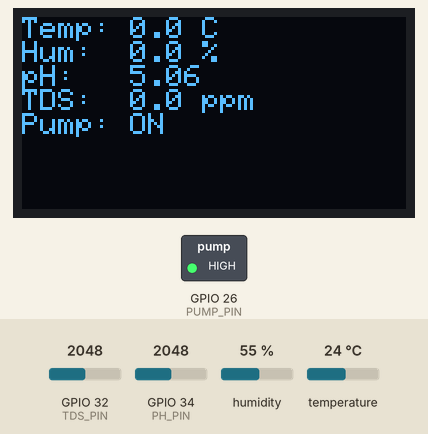
This sketch was run on a simulated ESP32. Shown: 128×64 one-colour display, switched loads named in the sketch (green lamp = pin HIGH). The inputs (shaded band) are chosen by the test bench; at power-on: GPIO 34 (PH_PIN) = 2048, GPIO 32 (TDS_PIN) = 2048, humidity 55 %, temperature 24 °C. What the sketch prints to the serial monitor is not drawn.

Above: at 1.2 s.
1.3 s: GPIO 34 (PH_PIN) set to 2866
At 3.6 s:
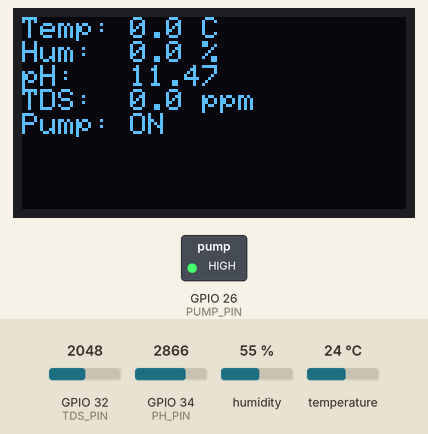
5.2 s: GPIO 34 (PH_PIN) set to 3972
At 7.1 s:
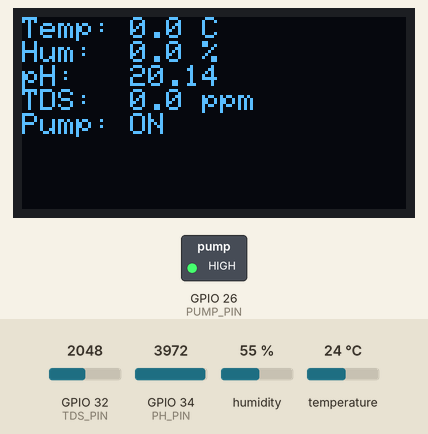
9.1 s: GPIO 34 (PH_PIN) set to 1228
At 10.6 s:
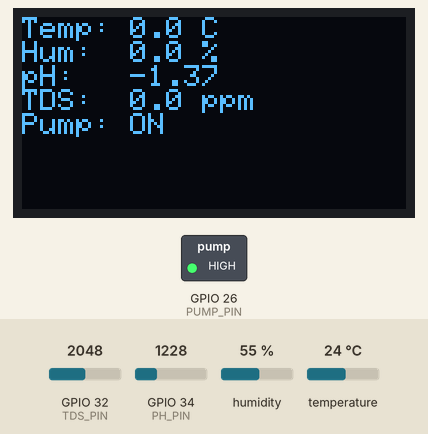
Timing chart, 0 to 12.1 s (numbered marks = the images above; inputs shaded):
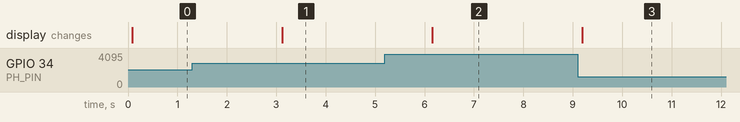

The sketch:

esp.ino
```cpp
#include <WiFi.h>
#include <WebServer.h>
#include <DHT.h>
#include <Wire.h>
#include <Adafruit_GFX.h>
#include <Adafruit_SSD1306.h>

// Pin definitions
#define DHTPIN 27
#define DHTTYPE DHT22
#define PUMP_PIN 26
#define PH_PIN 34
#define TDS_PIN 32


float TEMPA = 31.0;

const float VREF = 3.3;
const float ADC_RESOLUTION = 4095.0;

//  FINAL calibration factor to get 150 ppm
const float TDS_CALIB_FACTOR = 2.857;


// Display
#define SCREEN_WIDTH 128
#define SCREEN_HEIGHT 64
Adafruit_SSD1306 display(SCREEN_WIDTH, SCREEN_HEIGHT, &Wire, -1);

// Sensor and state variables
DHT dht(DHTPIN, DHTTYPE);
float temp = 0, humidity = 0, phValue = 0, tds = 0;
bool pumpState = true;

// Wi-Fi AP mode credentials
const char* ssid = "ESP32-Hydroponics";
const char* password = "12345678";

WebServer server(80);

// Read all sensor values
void readSensors() {
    float temp = dht.readTemperature();
  float humidity = dht.readHumidity();

  if (isnan(temp) || isnan(humidity)) {
    Serial.println("Failed to read from DHT sensor!");
  } else {
    Serial.printf("Temperature: %.1f C, Humidity: %.1f %%\n", temp, humidity);
  }

  int phADC = analogRead(PH_PIN);
  float phVoltage = (phADC / 4095.0) * 3.3;
  phValue =9.73 * phVoltage - 11;


  int tdsADC = analogRead(TDS_PIN);
  float tdsVoltage = tdsADC * VREF / ADC_RESOLUTION;
  float rawTDS = (tdsVoltage * 133.42) / (1 + 0.02 * (TEMPA - 25.0));
  float tds = rawTDS * TDS_CALIB_FACTOR;


  Serial.printf("Temp: %.2f C, Humidity: %.2f %%, pH: %.2f, TDS: %.2f ppm\n", temp, humidity, phValue, tds);
}

// Update OLED display
void updateDisplay() {
  display.clearDisplay();
  display.setTextSize(1);
  display.setTextColor(SSD1306_WHITE);

  display.setCursor(0, 0);
  display.printf("Temp: %.1f C\n", temp);
  display.printf("Hum:  %.1f %%\n", humidity);
  display.printf("pH:   %.2f\n", phValue);
  display.printf("TDS:  %.1f ppm\n", tds);
  display.printf("Pump: %s\n", pumpState ? "ON" : "OFF");

  display.display();
}

// HTTP GET: return JSON sensor data
void handleGet() {
  String json = "{";
  json += "\"ph\":" + String(phValue, 2) + ",";
  json += "\"tds\":" + String(tds, 1) + ",";
  json += "\"temp\":" + String(temp, 1) + ",";
  json += "\"humidity\":" + String(humidity, 1) + ",";
  json += "\"pump\":" + String(pumpState ? "true" : "false");
  json += "}";
  server.send(200, "application/json", json);
}

// HTTP POST: control pump
void handlePumpControl() {
  if (server.hasArg("status")) {
    String status = server.arg("status");
    if (status == "on") {
      digitalWrite(PUMP_PIN, HIGH);
      pumpState = true;
      server.send(200, "text/plain", "Pump turned ON");
    } else if (status == "off") {
      digitalWrite(PUMP_PIN, LOW);
      pumpState = false;
      server.send(200, "text/plain", "Pump turned OFF");
    } else {
      server.send(400, "text/plain", "Invalid status");
    }
  } else {
    server.send(400, "text/plain", "Missing 'status' parameter");
  }
}

void setup() {
  Serial.begin(115200);
  dht.begin();
  pinMode(PUMP_PIN, OUTPUT);
  digitalWrite(PUMP_PIN, HIGH);  // Default ON
  pumpState = true;

  // Start OLED
  if (!display.begin(SSD1306_SWITCHCAPVCC, 0x3C)) {
    Serial.println(F("OLED init failed"));
    while (true);
  }
  display.clearDisplay();
  display.display();

  // Set up WiFi Access Point
  WiFi.softAP(ssid, password);
  Serial.println("ESP32 in AP mode");
  Serial.print("IP: ");
  Serial.println(WiFi.softAPIP());

  // Define server routes
  server.on("/get", HTTP_GET, handleGet);
  server.on("/pump", HTTP_POST, handlePumpControl);
  server.begin();
  Serial.println("Web server started");
}

void loop() {
  server.handleClient();
  readSensors();
  updateDisplay();
  delay(3000);
}
```

Measured:
- after the input at 1.3 s, the display: changes after 1.8 s (image 1)
- after the input at 5.2 s, the display: changes after 0.96 s (image 2)
- after the input at 9.1 s, the display: changes after 0.09 s (image 3)
